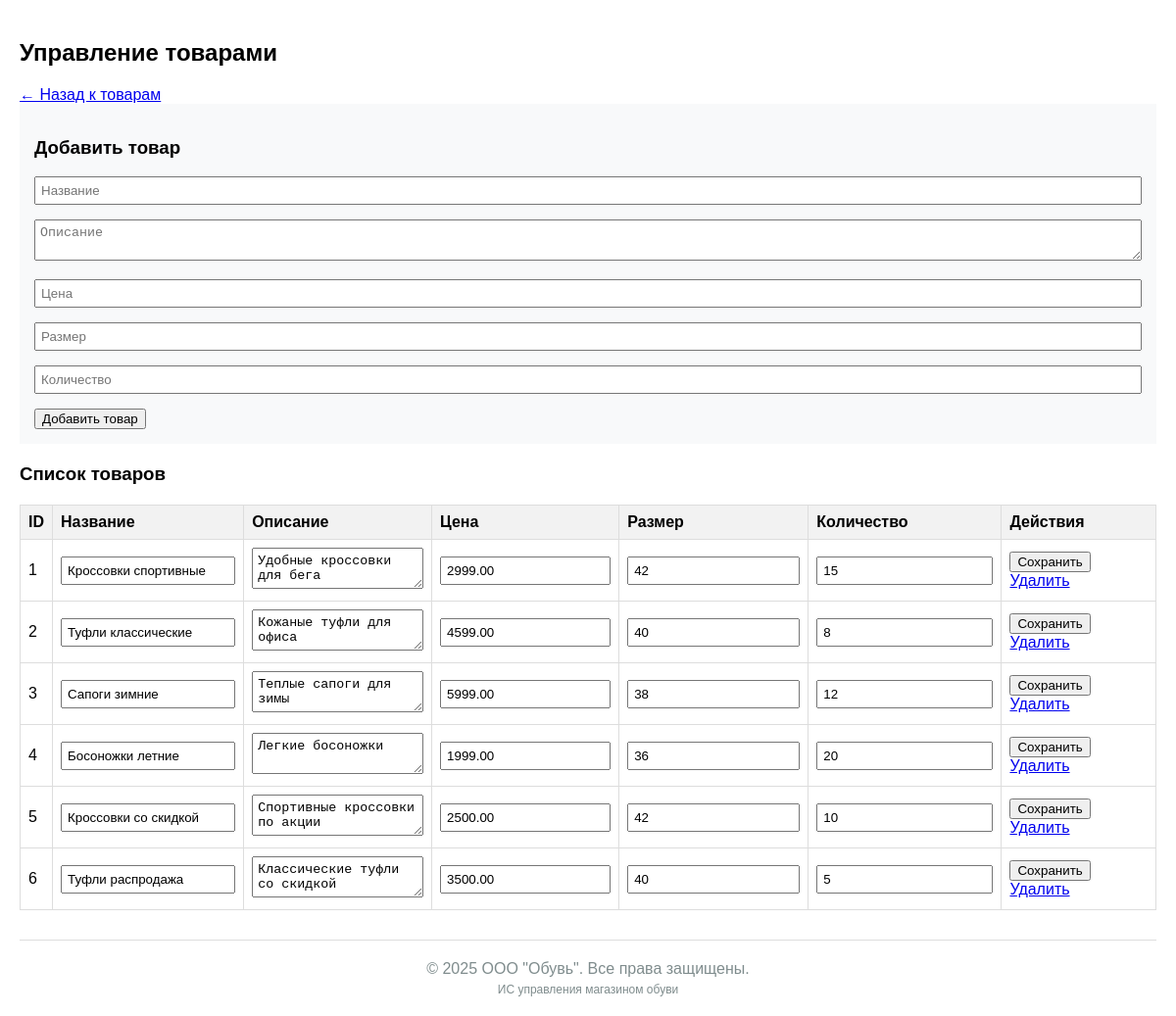
Page /obuv_shop/admin_products.php (signed in) on the committed database.
### tables this page shows
CREATE TABLE `products` (
  `id` int(11) NOT NULL,
  `name` varchar(255) NOT NULL,
  `description` text,
  `price` decimal(10,2) NOT NULL,
  `size` int(11) DEFAULT NULL,
  `quantity` int(11) DEFAULT '0',
  `image_path` varchar(255) DEFAULT NULL,
  `discount` int(11) DEFAULT '0'
);

### obuv_shop/admin_products.php (the view, shortened to what this page needs)
<?php
include 'config.php';
$products = $pdo->query("SELECT * FROM products ORDER BY id")->fetchAll();
?>
<!DOCTYPE html>
<html lang="ru">
<head>
</head>
<body>
    <h2>Управление товарами</h2>
    <a href="products.php">← Назад к товарам</a>
    <div class="add-form">
        <h3>Добавить товар</h3>
        <form method="POST">
            <div class="form-group">
                <input type="text" name="name" placeholder="Название" required>
            </div>
            <div class="form-group">
                <textarea name="description" placeholder="Описание" required></textarea>
            </div>
            <div class="form-group">
                <input type="number" name="price" placeholder="Цена" step="0.01" required>
            </div>
            <div class="form-group">
                <input type="number" name="size" placeholder="Размер" required>
            </div>
            <div class="form-group">
                <input type="number" name="quantity" placeholder="Количество" required>
            </div>
            <button type="submit">Добавить товар</button>
        </form>
    </div>
    <h3>Список товаров</h3>
    <table>
        <tr>
            <th>ID</th>
            <th>Название</th>
            <th>Описание</th>
            <th>Цена</th>
            <th>Размер</th>
            <th>Количество</th>
            <th>Действия</th>
        </tr>
        <?php foreach ($products as $product): ?>
        <tr>
            <form method="POST">
                <td><?= $product['id'] ?></td>
                <td><input type="text" name="name" value="<?= htmlspecialchars($product['name']) ?>" required></td>
                <td><textarea name="description" required><?= htmlspecialchars($product['description']) ?></textarea></td>
                <td><input type="number" name="price" value="<?= $product['price'] ?>" step="0.01" required></td>
                <td><input type="number" name="size" value="<?= $product['size'] ?>" required></td>
                <td><input type="number" name="quantity" value="<?= $product['quantity'] ?>" required></td>
                <td>
                    <button type="submit">Сохранить</button>
                    <a href="admin_products.php?delete=<?= $product['id'] ?>" onclick="return confirm('Удалить товар?')">Удалить</a>
                </td>
            </form>
        </tr>
        <?php endforeach; ?>
    </table>
    <div style="text-align: center; margin-top: 30px; padding-top: 20px; border-top: 1px solid #ddd;">
        <p style="margin: 0; color: #7f8c8d;">&copy; 2025 ООО "Обувь". Все права защищены.</p>
        <p style="margin: 5px 0 0; color: #7f8c8d; font-size: 12px;">ИС управления магазином обуви</p>
    </div>
</body>
</html>

### obuv_shop/admin_products.php (style rules this page uses)
body { font-family: Arial, sans-serif; max-width: 1200px; margin: 0 auto; padding: 20px; }
table { width: 100%; border-collapse: collapse; margin: 20px 0; }
th, td { border: 1px solid #ddd; padding: 8px; text-align: left; }
th { background-color: #f2f2f2; }
.form-group { margin-bottom: 15px; }
input, textarea { width: 100%; padding: 5px; box-sizing: border-box; }
.add-form { background: #f8f9fa; padding: 15px; margin-bottom: 20px; }

### rows in the picture
products: id "1", name "Кроссовки спортивные", description "Удобные кроссовки для бега", price "2999.00", size "42", quantity "15"
products: id "2", name "Туфли классические", description "Кожаные туфли для офиса", price "4599.00", size "40", quantity "8"
products: id "3", name "Сапоги зимние", description "Теплые сапоги для зимы", price "5999.00", size "38", quantity "12"
products: id "4", name "Босоножки летние", description "Легкие босоножки", price "1999.00", size "36", quantity "20"
products: id "5", name "Кроссовки со скидкой", description "Спортивные кроссовки по акции", price "2500.00", size "42", quantity "10"
products: id "6", name "Туфли распродажа", description "Классические туфли со скидкой", price "3500.00", size "40", quantity "5"
